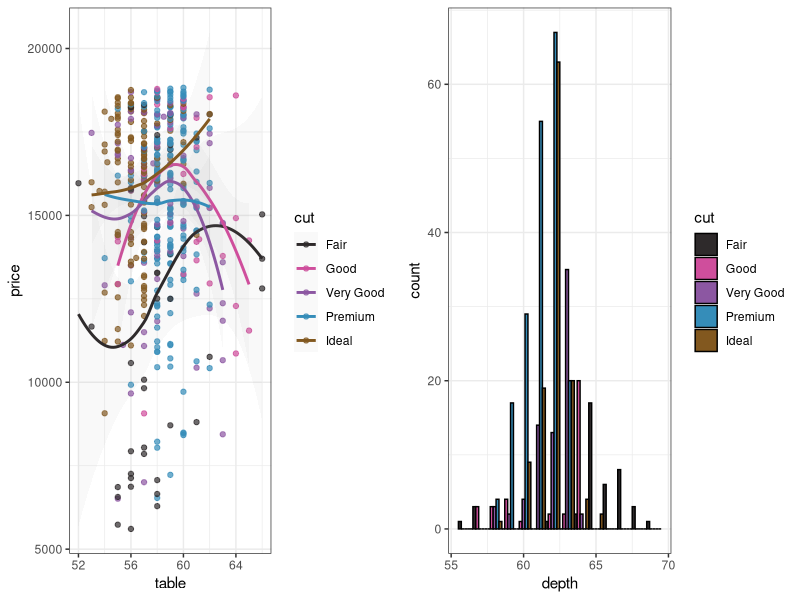
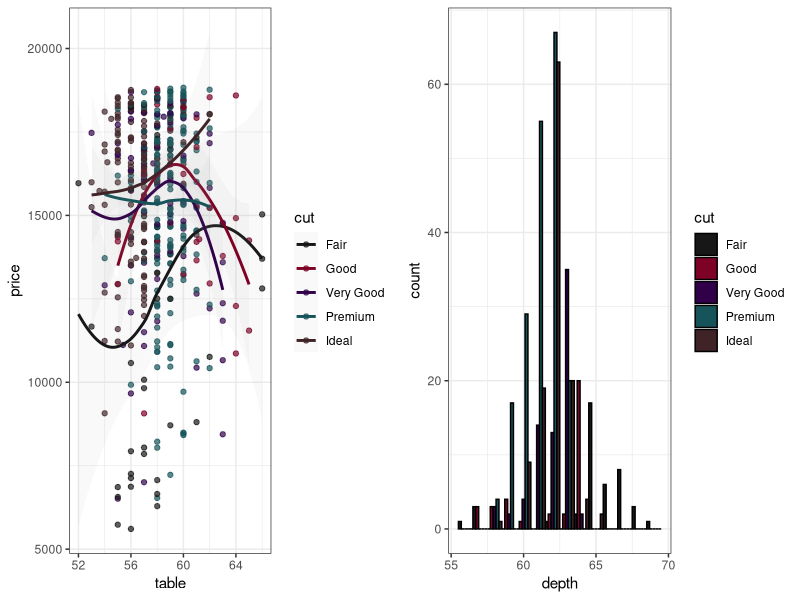
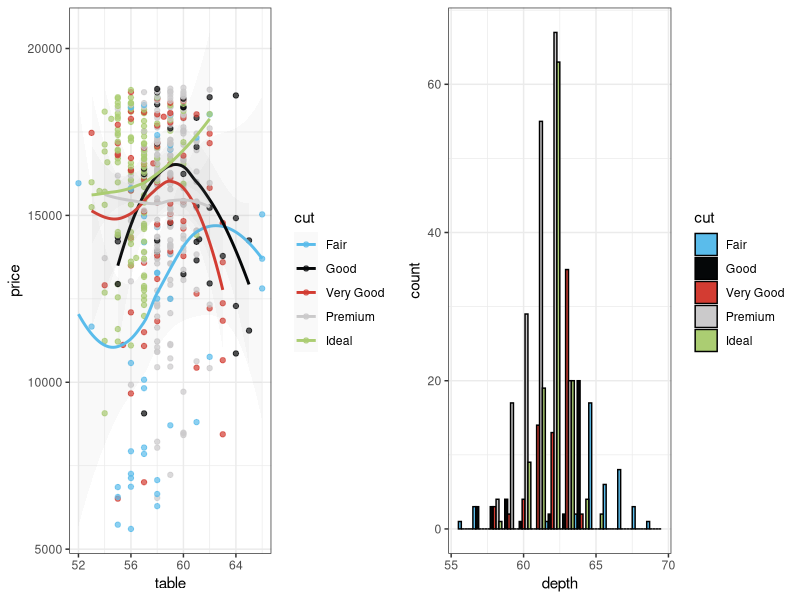
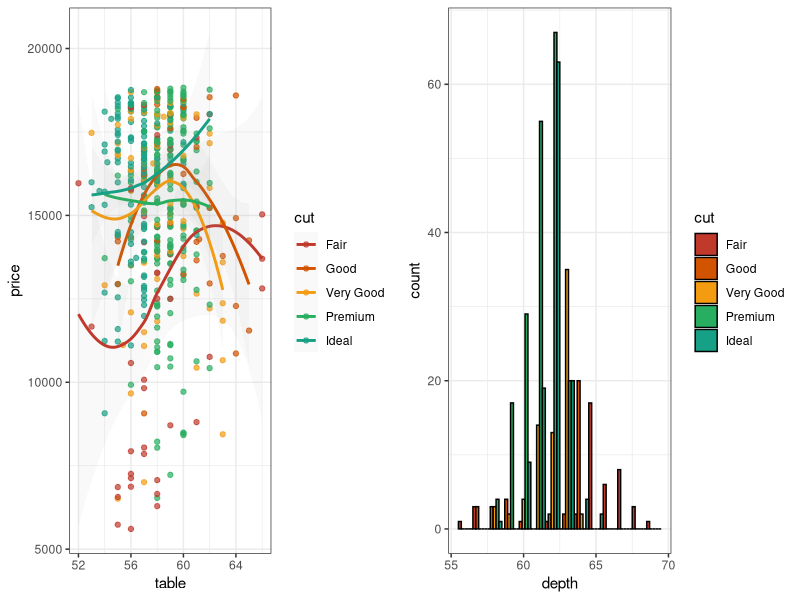
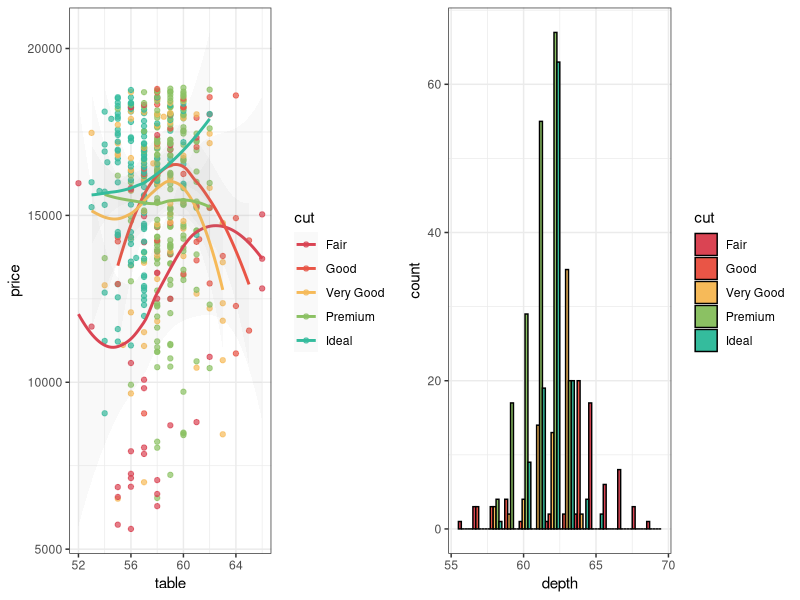
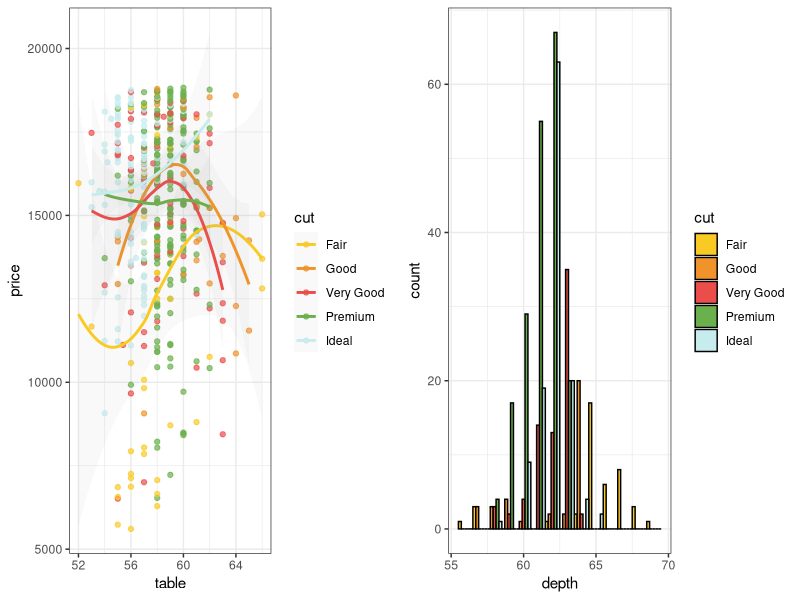
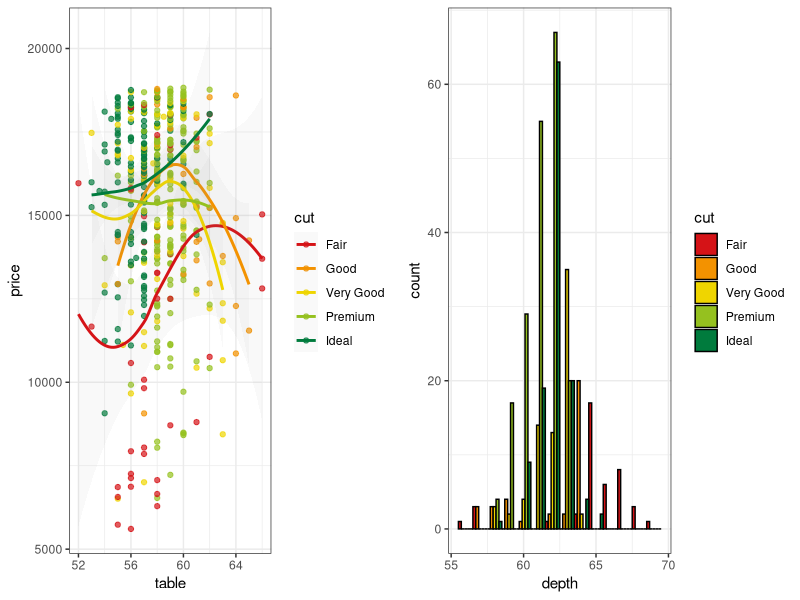

The R source for these figures, in order:
## ---- chunk 1
knitr::knit_hooks$set(pngquant = knitr::hook_pngquant)
knitr::opts_chunk$set(
  echo = FALSE,
  message = FALSE,
  collapse = TRUE,
  comment = "#>",
  dev = "ragg_png",
  dpi = 96,
  fig.retina = 2,
  fig.width = 10.6667,
  fig.height = 3.3334,
  fig.align = "center",
  out.width = "100%",
  pngquant = "--speed=1 --quality=50"
)
## ---- chunk 2
library("ggsci")
library("ggplot2")
library("gridExtra")

data("diamonds")

p1 <- ggplot(
  subset(diamonds, carat >= 2.2),
  aes(x = table, y = price, colour = cut)
) +
  geom_point(alpha = 0.7) +
  geom_smooth(method = "loess", alpha = 0.05, linewidth = 1, span = 1) +
  theme_bw()
p2 <- ggplot(
  subset(diamonds, carat > 2.2 & depth > 55 & depth < 70),
  aes(x = depth, fill = cut)
) +
  geom_histogram(colour = "black", binwidth = 1, position = "dodge") +
  theme_bw()
## ---- chunk 3
p1_cosmic_hallmarks_light <- p1 + scale_color_cosmic("hallmarks_light")
p2_cosmic_hallmarks_light <- p2 + scale_fill_cosmic("hallmarks_light")
grid.arrange(p1_cosmic_hallmarks_light, p2_cosmic_hallmarks_light, ncol = 2)
## ---- chunk 4
p1_cosmic_hallmarks_dark <- p1 + scale_color_cosmic("hallmarks_dark")
p2_cosmic_hallmarks_dark <- p2 + scale_fill_cosmic("hallmarks_dark")
grid.arrange(p1_cosmic_hallmarks_dark, p2_cosmic_hallmarks_dark, ncol = 2)
## ---- chunk 5
p1_cosmic_signature <- p1 + scale_color_cosmic("signature_substitutions")
p2_cosmic_signature <- p2 + scale_fill_cosmic("signature_substitutions")
grid.arrange(p1_cosmic_signature, p2_cosmic_signature, ncol = 2)
## ---- chunk 6
p1_flatui <- p1 + scale_color_flatui()
p2_flatui <- p2 + scale_fill_flatui()
grid.arrange(p1_flatui, p2_flatui, ncol = 2)
## ---- chunk 7
p1_flatui <- p1 + scale_color_flatui("flattastic")
p2_flatui <- p2 + scale_fill_flatui("flattastic")
grid.arrange(p1_flatui, p2_flatui, ncol = 2)
## ---- chunk 8
p1_flatui <- p1 + scale_color_flatui("aussie")
p2_flatui <- p2 + scale_fill_flatui("aussie")
grid.arrange(p1_flatui, p2_flatui, ncol = 2)
## ---- chunk 9
p1_frontiers <- p1 + scale_color_frontiers()
p2_frontiers <- p2 + scale_fill_frontiers()
grid.arrange(p1_frontiers, p2_frontiers, ncol = 2)
